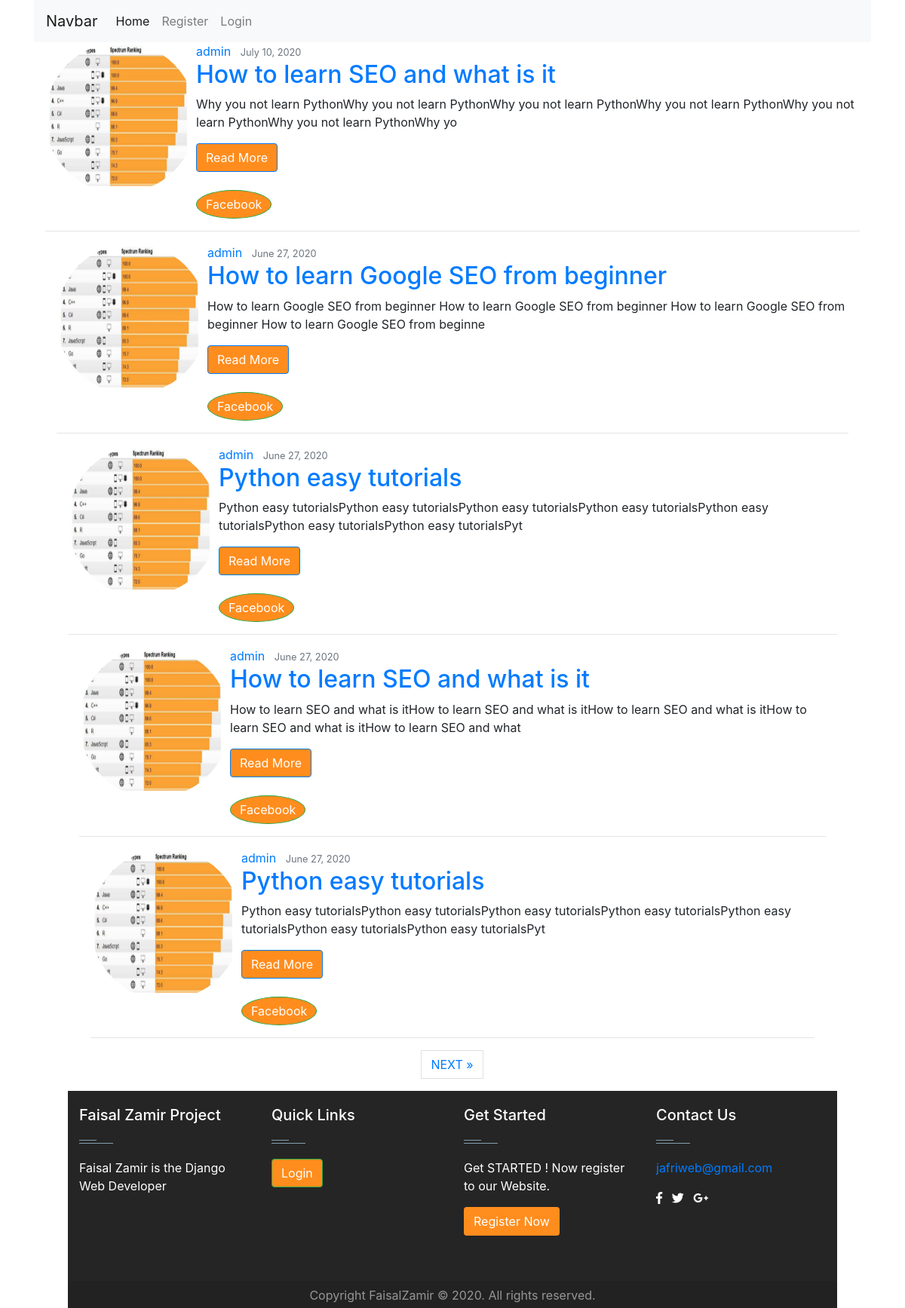
Screenshot of /user/admin with the database file from the repository.
### blog/models.py (models this page shows, shortened)
class Post(models.Model):
    title = models.CharField(max_length=100)
    content = models.TextField()
    slug = models.SlugField(blank=True, null=True, )
    date_posted = models.DateTimeField(default=timezone.now)
    author = models.ForeignKey(User, on_delete=models.CASCADE)

### users/models.py (models this page shows, shortened)
class Profile(models.Model):
    user = models.OneToOneField(to=User, on_delete=models.CASCADE)
    image = models.ImageField(default='default.jpg', upload_to='profile_img')
    resume = models.FileField(upload_to='doc\\', null=True, blank= True)

### blog/views.py (the view)
# urls.py: path('user/<str:username>', UserPostList.as_view(), name='user-post'),
class UserPostList(ListView):
    model = Post
    template_name =  'blog_post/user_post.html'
    context_object_name = 'posts'
    ordering = ['-date_posted']
    paginate_by = 5
    def get_queryset(self):
        user = get_object_or_404(User, username=self.kwargs.get('username'))
        return Post.objects.filter(author=user).order_by('-date_posted')

### templates/blog/post_list.html (shortened to what this page needs)
{%  extends 'users/base.html' %}
    {% block content %}
    {% for post in posts %}
    <div class="container">
    <article class="media content-section">
        <img class="rounded-circle article-img" src="{{post.author.profile.image.url}}", width='200', height='200'>
        <div class="media-body">
          <div class="article-metadata">
            <a class="mr-2" href="{% url 'user-post' post.author.username %}">{{ post.author }}</a>
            <small class="text-muted">{{ post.date_posted|date:"F d, Y" }}</small>
          </div>
          <h2><a class="article-title" href="{% url 'post-detail' post.id %}">{{ post.title }}</a></h2>
          <p class="article-content">{{ post.content|slice:":150" }}</p>
          <a class="btn btn-primary" href="{% url 'post-detail' post.id %}" role="button">Read More</a>
          <br>  <br>
          <a class="btn btn-success" style="border-radius: 50%;" href="http://www.facebook.com/sharer/sharer.php?u=http://127.0.0.1:8000/{{ request.get_full_path|urlencode }}">Facebook</a>
        </div>
      </article>
      <hr>
      {% endfor %}
    {% if is_paginated %}
    <ul class="pagination justify-content-center">
      {% if page_obj.has_next %}
      <li><a href="?page={{ page_obj.next_page_number }}" class="page-link"> NEXT &raquo;</a></li>
      {% endif %}
    </ul>
  </div>
  {% endif %}
    </div>
    {% endblock content %}

### templates/users/base.html (style rules this page uses)
.btn { background-color: #ff8d1e; color:#fff; }

### rows the page displays
Post: author.profile.image (picture), author "admin", date_posted "July 10, 2020", title "How to learn SEO and what is it", content "Why you not learn PythonWhy you not learn PythonWhy you not learn PythonWhy you not learn PythonWhy you not learn PythonWhy you not learn PythonWhy yo"
Post: author.profile.image (picture), author "admin", date_posted "June 27, 2020", title "How to learn Google SEO from beginner", content "How to learn Google SEO from beginner How to learn Google SEO from beginner How to learn Google SEO from beginner How to learn Google SEO from beginne"
Post: author.profile.image (picture), author "admin", date_posted "June 27, 2020", title "Python easy tutorials", content "Python easy tutorialsPython easy tutorialsPython easy tutorialsPython easy tutorialsPython easy tutorialsPython easy tutorialsPython easy tutorialsPyt"
Post: author.profile.image (picture), author "admin", date_posted "June 27, 2020", title "How to learn SEO and what is it", content "How to learn SEO and what is itHow to learn SEO and what is itHow to learn SEO and what is itHow to learn SEO and what is itHow to learn SEO and what"
Post: author.profile.image (picture), author "admin", date_posted "June 27, 2020", title "Python easy tutorials", content "Python easy tutorialsPython easy tutorialsPython easy tutorialsPython easy tutorialsPython easy tutorialsPython easy tutorialsPython easy tutorialsPyt"
